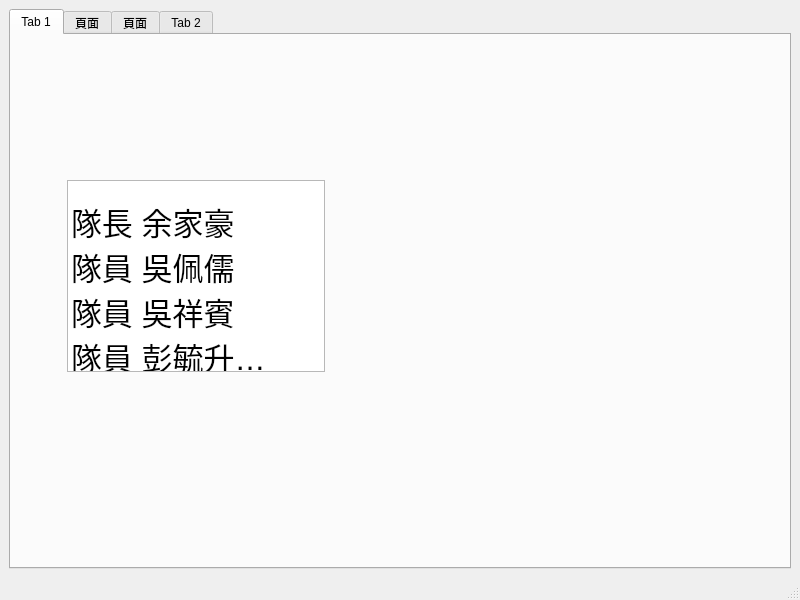
<?xml version="1.0" encoding="UTF-8"?>
<ui version="4.0">
 <class>MainWindow</class>
 <widget class="QMainWindow" name="MainWindow">
  <property name="geometry">
   <rect>
    <x>0</x>
    <y>0</y>
    <width>800</width>
    <height>600</height>
   </rect>
  </property>
  <property name="windowTitle">
   <string>MainWindow</string>
  </property>
  <widget class="QWidget" name="centralwidget">
   <layout class="QHBoxLayout" name="horizontalLayout">
    <item>
     <widget class="QTabWidget" name="tabWidget">
      <property name="currentIndex">
       <number>0</number>
      </property>
      <widget class="QWidget" name="tab">
       <attribute name="title">
        <string>Tab 1</string>
       </attribute>
       <widget class="QWidget" name="verticalLayoutWidget">
        <property name="geometry">
         <rect>
          <x>56</x>
          <y>-30</y>
          <width>258</width>
          <height>541</height>
         </rect>
        </property>
        <layout class="QVBoxLayout" name="verticalLayout">
         <item>
          <spacer name="verticalSpacer">
           <property name="orientation">
            <enum>Qt::Orientation::Vertical</enum>
           </property>
           <property name="sizeHint" stdset="0">
            <size>
             <width>20</width>
             <height>40</height>
            </size>
           </property>
          </spacer>
         </item>
         <item>
          <widget class="QListWidget" name="listWidget">
           <item>
            <property name="text">
             <string>隊長 余家豪
隊員 吳佩儒
隊員 吳祥賓
隊員 彭毓升
</string>
            </property>
            <property name="font">
             <font>
              <pointsize>23</pointsize>
             </font>
            </property>
           </item>
          </widget>
         </item>
         <item>
          <spacer name="verticalSpacer_2">
           <property name="orientation">
            <enum>Qt::Orientation::Vertical</enum>
           </property>
           <property name="sizeHint" stdset="0">
            <size>
             <width>20</width>
             <height>40</height>
            </size>
           </property>
          </spacer>
         </item>
        </layout>
       </widget>
      </widget>
      <widget class="QWidget" name="tab_3">
       <attribute name="title">
        <string>頁面</string>
       </attribute>
      </widget>
      <widget class="QWidget" name="tab_4">
       <attribute name="title">
        <string>頁面</string>
       </attribute>
      </widget>
      <widget class="QWidget" name="tab_2">
       <attribute name="title">
        <string>Tab 2</string>
       </attribute>
      </widget>
     </widget>
    </item>
   </layout>
  </widget>
  <widget class="QMenuBar" name="menubar">
   <property name="geometry">
    <rect>
     <x>0</x>
     <y>0</y>
     <width>800</width>
     <height>21</height>
    </rect>
   </property>
  </widget>
  <widget class="QStatusBar" name="statusbar"/>
 </widget>
 <resources/>
 <connections/>
</ui>
